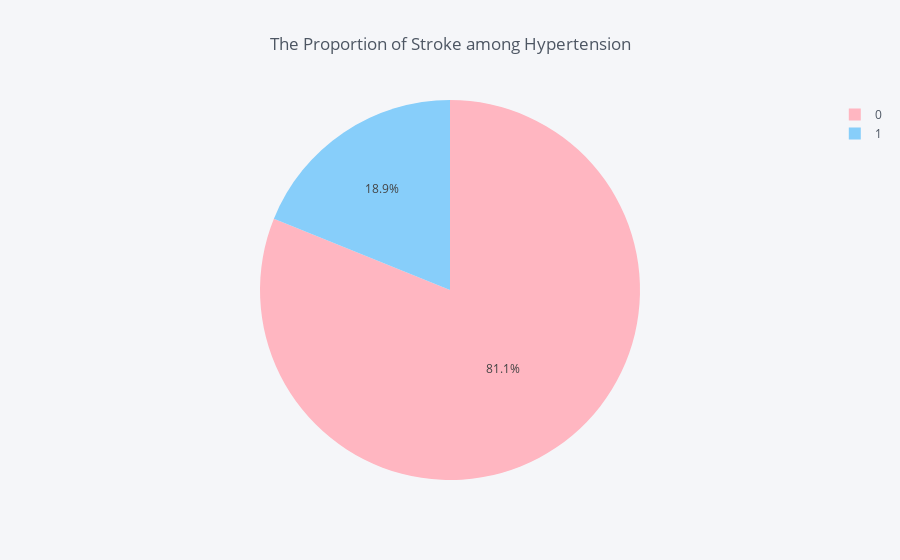

Source (notebook cell):
### Code cell
HeartDisease  = dataset.groupby(dataset['heart_disease'])['stroke'].sum()
data_heart_disease = pd.DataFrame({'labels': HeartDisease.index,
                   'values': HeartDisease.values
                  })
colors = ['lightpink', 'lightskyblue']
data_heart_disease.iplot(kind='pie',labels='labels',values='values', title='The Proportion of Stroke among Hypertension', colors = colors)

### Figure 1 — Plotly figure (JSON) as saved in the notebook; plotly's stock layout.template omitted (floating-point values rounded to 4 significant figures)
{"data": [{"labels": [0, 1], "marker": {"colors": ["rgba(255, 182, 193, 1.0)", "rgba(135, 206, 250, 1.0)"]}, "name": "", "type": "pie", "values": [202, 47]}], "layout": {"legend": {"bgcolor": "#F5F6F9", "font": {"color": "#4D5663"}}, "paper_bgcolor": "#F5F6F9", "plot_bgcolor": "#F5F6F9", "title": "The Proportion of Stroke among Hypertension", "titlefont": {"color": "#4D5663"}}}
